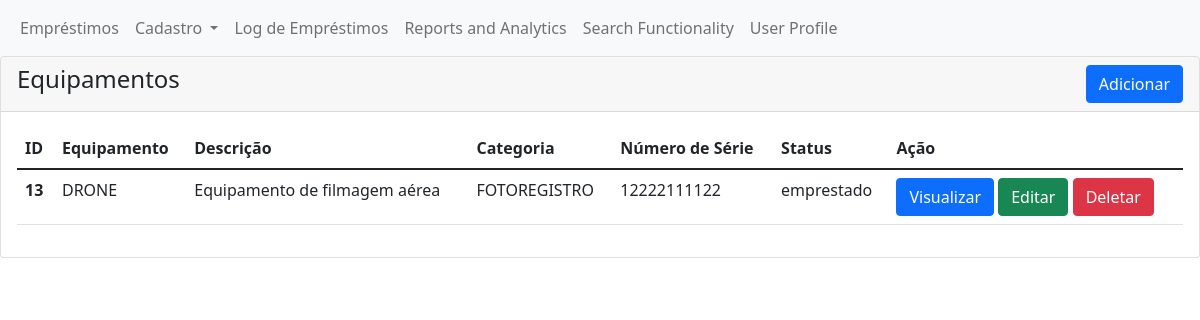
Screenshot of /dashboard/operations/equipment/manage_equipment.php (signed in) with the database file from the repository.
### tables this page shows
CREATE TABLE `equipment` (
  `id` int(11) NOT NULL,
  `name` varchar(100) NOT NULL,
  `description` varchar(255) DEFAULT NULL,
  `category` varchar(100) DEFAULT NULL,
  `serial_number` varchar(100) DEFAULT NULL,
  `status_id` int(11) DEFAULT NULL
);

CREATE TABLE `status_lookup` (
  `id` int(11) NOT NULL,
  `status` varchar(255) NOT NULL
);

### dashboard/operations/equipment/manage_equipment.php (the view, shortened to what this page needs)
<?php
require_once '../../../db/database.php';
?>
<!DOCTYPE html>
<html lang="en">
<head>
    <link href="https://cdn.jsdelivr.net/npm/bootstrap@5.1.3/dist/css/bootstrap.min.css" rel="stylesheet">
</head>
<body>
    <nav class="navbar navbar-expand-lg navbar-light bg-light">
        <div class="container-fluid">
            <div class="collapse navbar-collapse" id="navbarNavAltMarkup">
            <div class="navbar-nav">
                <a class="nav-link" href="../../transations/manage_borrow.php">Empréstimos</a>
                <div class="nav-item dropdown">
                    <a class="nav-link dropdown-toggle" href="#" id="cadastroDropdown" role="button" data-bs-toggle="dropdown" aria-expanded="false">
                        Cadastro
                    </a>
                </div>
                <a class="nav-link" href="#">Log de Empréstimos</a>
                <a class="nav-link" href="#">Reports and Analytics</a>
                <a class="nav-link" href="#">Search Functionality</a>
                <a class="nav-link" href="#">User Profile</a>
            </div>
            </div>
        </div>
    </nav>
    <div class="row">
    <div class="col-md-12">
        <div class="card">
            <div class="card-header">
                <h4>Equipamentos
                    <a href="form_add_equip.php" class="btn btn-primary float-end">Adicionar</a>
                </h4>
            </div>
            <div class="card-body">
                <table class="table">
                    <thead>
                        <tr>
                            <th scope="col">ID</th>
                            <th scope="col">Equipamento</th>
                            <th scope="col">Descrição</th>
                            <th scope="col">Categoria</th>
                            <th scope="col">Número de Série</th>
                            <th scope="col">Status</th>
                            <th scope="col">Ação</th>
                        </tr>
                    </thead>
                    <tbody>
                        <?php
                        $sql = "SELECT e.id, e.name, e.description, e.category, e.serial_number, s.status
                                FROM `equipment` e
                                INNER JOIN `status_lookup` s ON e.status_id = s.id";
                        $result = mysqli_query($conn, $sql);
                        while ($row = mysqli_fetch_assoc($result)) {
                        ?>
                            <tr>
                                <th scope="row"><?php echo $row['id']; ?></th>
                                <td><?php echo $row['name']; ?></td>
                                <td><?php echo $row['description']; ?></td>
                                <td><?php echo $row['category']; ?></td>
                                <td><?php echo $row['serial_number']; ?></td>
                                <td><?php echo $row['status']; ?></td>
                                <td>
                                    <a href="view_equip.php?id=<?php echo $row['id']; ?>" class="btn btn-primary">Visualizar</a>
                                    <a href="form_edit_equip.php?id=<?php echo $row['id']; ?>" class="btn btn-success">Editar</a>
                                    <form action="delete_equip.php" method="POST" style="display: inline-block;">
                                        <button type="submit" name="delete_data" class="btn btn-danger">Deletar</button>
                                    </form>
                                </td>
                            </tr>
                        <?php
                        }
                        ?>
                    </tbody>
                </table>
            </div>
        </div>
    </div>
</div>
</body>
</html>

### rows the page displays
equipment: id "13", name "DRONE", description "Equipamento de filmagem aérea", category "FOTOREGISTRO", serial_number "12222111122", status.status "emprestado"
